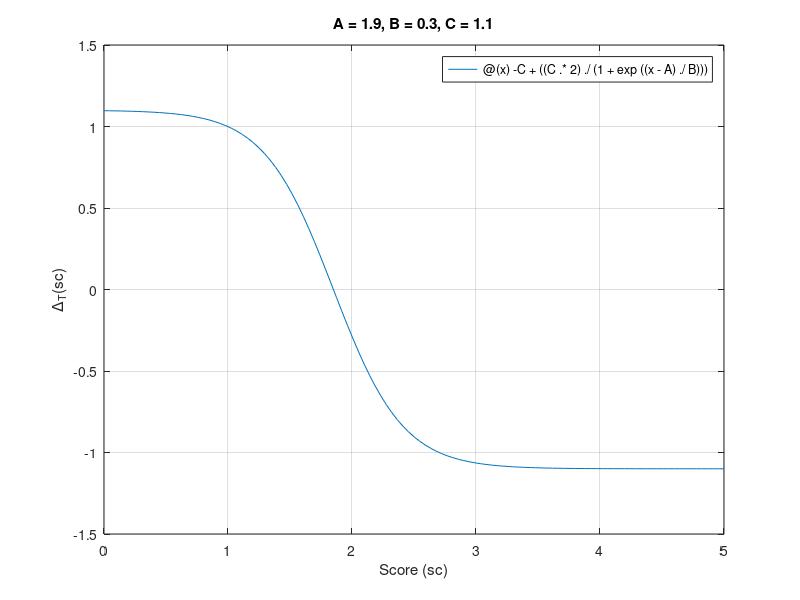

MATLAB code for this plot:
A = 1.85;
B = 0.28;
C = 1.1;
%D = 1;

%fnc = @(x) -D+((D.*(1+1./C))./((1./C)+exp(((x-A)./B))));
fnc = @(x) -C+((C.*2)./(1+exp((x-A)./B)));

fplot(fnc, [0 5]);
title(sprintf('A = %.1f, B = %.1f, C = %.1f', A, B, C));
xlabel('Score (sc)');
ylabel('\Delta_{T}(sc)');
ylim([-1.5 1.5]);
grid on
